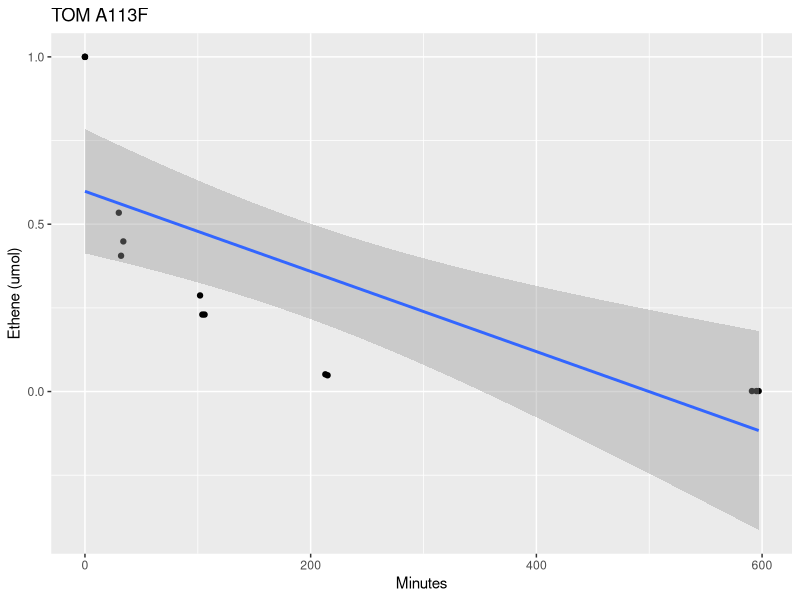

Here is the R script that generated this plot: (Note: this script raises an error after producing the figure.)
d=read.csv('time.csv')
d$Percent = d$Eth / max(d$Eth) * 100
d$eth.umol =  d$Eth / max(d$Eth)

library(ggplot2)

ggplot(d, aes(d$Time, d$eth.umol, group=d$Sample)) + 
geom_point() + 
labs(x="Minutes", y="Ethene (umol)", title="TOM A113F") + 
geom_smooth(method="glm",family=gaussian(link="log"),start=c(7,0)) +
ggsave('time.png', width=4, height=4)
